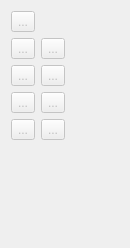
      <widget class="QWidget" name="page_4">
       <property name="geometry">
        <rect>
         <x>0</x>
         <y>0</y>
         <width>130</width>
         <height>248</height>
        </rect>
       </property>
       <property name="sizePolicy">
        <sizepolicy hsizetype="Expanding" vsizetype="Maximum">
         <horstretch>0</horstretch>
         <verstretch>0</verstretch>
        </sizepolicy>
       </property>
       <property name="toolTip">
        <string>Tools for creating arcs.</string>
       </property>
       <attribute name="icon">
        <iconset resource="../../libs/vmisc/share/resources/icon.qrc">
         <normaloff>:/icon/16x16/toolsectionarc.png</normaloff>:/icon/16x16/toolsectionarc.png</iconset>
       </attribute>
       <attribute name="label">
        <string>Arc</string>
       </attribute>
       <attribute name="toolTip">
        <string>Arc</string>
       </attribute>
       <layout class="QFormLayout" name="formLayout_4">
        <item row="2" column="0">
         <widget class="QToolButton" name="toolButtonArc">
          <property name="enabled">
           <bool>false</bool>
          </property>
          <property name="toolTip">
           <string>Arc</string>
          </property>
          <property name="text">
           <string notr="true">...</string>
          </property>
          <property name="icon">
           <iconset resource="share/resources/toolicon.qrc">
            <normaloff>:/toolicon/32x32/arc.png</normaloff>:/toolicon/32x32/arc.png</iconset>
          </property>
          <property name="iconSize">
           <size>
            <width>32</width>
            <height>32</height>
           </size>
          </property>
          <property name="checkable">
           <bool>true</bool>
          </property>
         </widget>
        </item>
        <item row="2" column="1">
         <widget class="QToolButton" name="toolButtonArcCutPoint">
          <property name="enabled">
           <bool>false</bool>
          </property>
          <property name="toolTip">
           <string>Segment an arc</string>
          </property>
          <property name="text">
           <string notr="true">...</string>
          </property>
          <property name="icon">
           <iconset resource="share/resources/toolicon.qrc">
            <normaloff>:/toolicon/32x32/arc_cut.png</normaloff>:/toolicon/32x32/arc_cut.png</iconset>
          </property>
          <property name="iconSize">
           <size>
            <width>32</width>
            <height>32</height>
           </size>
          </property>
          <property name="checkable">
           <bool>true</bool>
          </property>
         </widget>
        </item>
        <item row="3" column="0">
         <widget class="QToolButton" name="toolButtonArcIntersectAxis">
          <property name="enabled">
           <bool>false</bool>
          </property>
          <property name="toolTip">
           <string>Point intersect arc and axis</string>
          </property>
          <property name="text">
           <string notr="true">...</string>
          </property>
          <property name="icon">
           <iconset resource="share/resources/toolicon.qrc">
            <normaloff>:/toolicon/32x32/arc_intersect_axis.png</normaloff>:/toolicon/32x32/arc_intersect_axis.png</iconset>
          </property>
          <property name="iconSize">
           <size>
            <width>32</width>
            <height>32</height>
           </size>
          </property>
          <property name="checkable">
           <bool>true</bool>
          </property>
         </widget>
        </item>
        <item row="3" column="1">
         <widget class="QToolButton" name="toolButtonPointOfIntersectionArcs">
          <property name="enabled">
           <bool>false</bool>
          </property>
          <property name="toolTip">
           <string>Point of intersection arcs</string>
          </property>
          <property name="text">
           <string notr="true">...</string>
          </property>
          <property name="icon">
           <iconset resource="share/resources/toolicon.qrc">
            <normaloff>:/toolicon/32x32/point_of_intersection_arcs.png</normaloff>:/toolicon/32x32/point_of_intersection_arcs.png</iconset>
          </property>
          <property name="iconSize">
           <size>
            <width>32</width>
            <height>32</height>
           </size>
          </property>
          <property name="checkable">
           <bool>true</bool>
          </property>
         </widget>
        </item>
        <item row="4" column="0">
         <widget class="QToolButton" name="toolButtonPointOfIntersectionCircles">
          <property name="enabled">
           <bool>false</bool>
          </property>
          <property name="toolTip">
           <string>Point of intersection circles</string>
          </property>
          <property name="text">
           <string notr="true">...</string>
          </property>
          <property name="icon">
           <iconset resource="share/resources/toolicon.qrc">
            <normaloff>:/toolicon/32x32/point_of_intersection_circles.png</normaloff>:/toolicon/32x32/point_of_intersection_circles.png</iconset>
          </property>
          <property name="iconSize">
           <size>
            <width>32</width>
            <height>32</height>
           </size>
          </property>
          <property name="checkable">
           <bool>true</bool>
          </property>
         </widget>
        </item>
        <item row="4" column="1">
         <widget class="QToolButton" name="toolButtonPointFromCircleAndTangent">
          <property name="enabled">
           <bool>false</bool>
          </property>
          <property name="toolTip">
           <string>Point from circle and tangent</string>
          </property>
          <property name="text">
           <string notr="true">...</string>
          </property>
          <property name="icon">
           <iconset resource="share/resources/toolicon.qrc">
            <normaloff>:/toolicon/32x32/point_from_circle_and_tangent.png</normaloff>:/toolicon/32x32/point_from_circle_and_tangent.png</iconset>
          </property>
          <property name="iconSize">
           <size>
            <width>32</width>
            <height>32</height>
           </size>
          </property>
          <property name="checkable">
           <bool>true</bool>
          </property>
         </widget>
        </item>
        <item row="5" column="0">
         <widget class="QToolButton" name="toolButtonPointFromArcAndTangent">
          <property name="enabled">
           <bool>false</bool>
          </property>
          <property name="toolTip">
           <string>Point from arc and tangent</string>
          </property>
          <property name="text">
           <string notr="true">...</string>
          </property>
          <property name="icon">
           <iconset resource="share/resources/toolicon.qrc">
            <normaloff>:/toolicon/32x32/point_from_arc_and_tangent.png</normaloff>:/toolicon/32x32/point_from_arc_and_tangent.png</iconset>
          </property>
          <property name="iconSize">
           <size>
            <width>32</width>
            <height>32</height>
           </size>
          </property>
          <property name="checkable">
           <bool>true</bool>
          </property>
         </widget>
        </item>
        <item row="5" column="1">
         <widget class="QToolButton" name="toolButtonArcWithLength">
          <property name="enabled">
           <bool>false</bool>
          </property>
          <property name="toolTip">
           <string>Arc with given length</string>
          </property>
          <property name="text">
           <string notr="true">...</string>
          </property>
          <property name="icon">
           <iconset resource="share/resources/toolicon.qrc">
            <normaloff>:/toolicon/32x32/arc_with_length.png</normaloff>:/toolicon/32x32/arc_with_length.png</iconset>
          </property>
          <property name="iconSize">
           <size>
            <width>32</width>
            <height>32</height>
           </size>
          </property>
          <property name="checkable">
           <bool>true</bool>
          </property>
         </widget>
        </item>
        <item row="0" column="0">
         <widget class="QToolButton" name="toolButtonPointerArc">
          <property name="enabled">
           <bool>false</bool>
          </property>
          <property name="toolTip">
           <string>Tool pointer</string>
          </property>
          <property name="text">
           <string notr="true">...</string>
          </property>
          <property name="icon">
           <iconset resource="../../libs/vmisc/share/resources/icon.qrc">
            <normaloff>:/icon/32x32/arrow_cursor.png</normaloff>:/icon/32x32/arrow_cursor.png</iconset>
          </property>
          <property name="iconSize">
           <size>
            <width>32</width>
            <height>32</height>
           </size>
          </property>
          <property name="checkable">
           <bool>true</bool>
          </property>
         </widget>
        </item>
       </layout>
      </widget>
